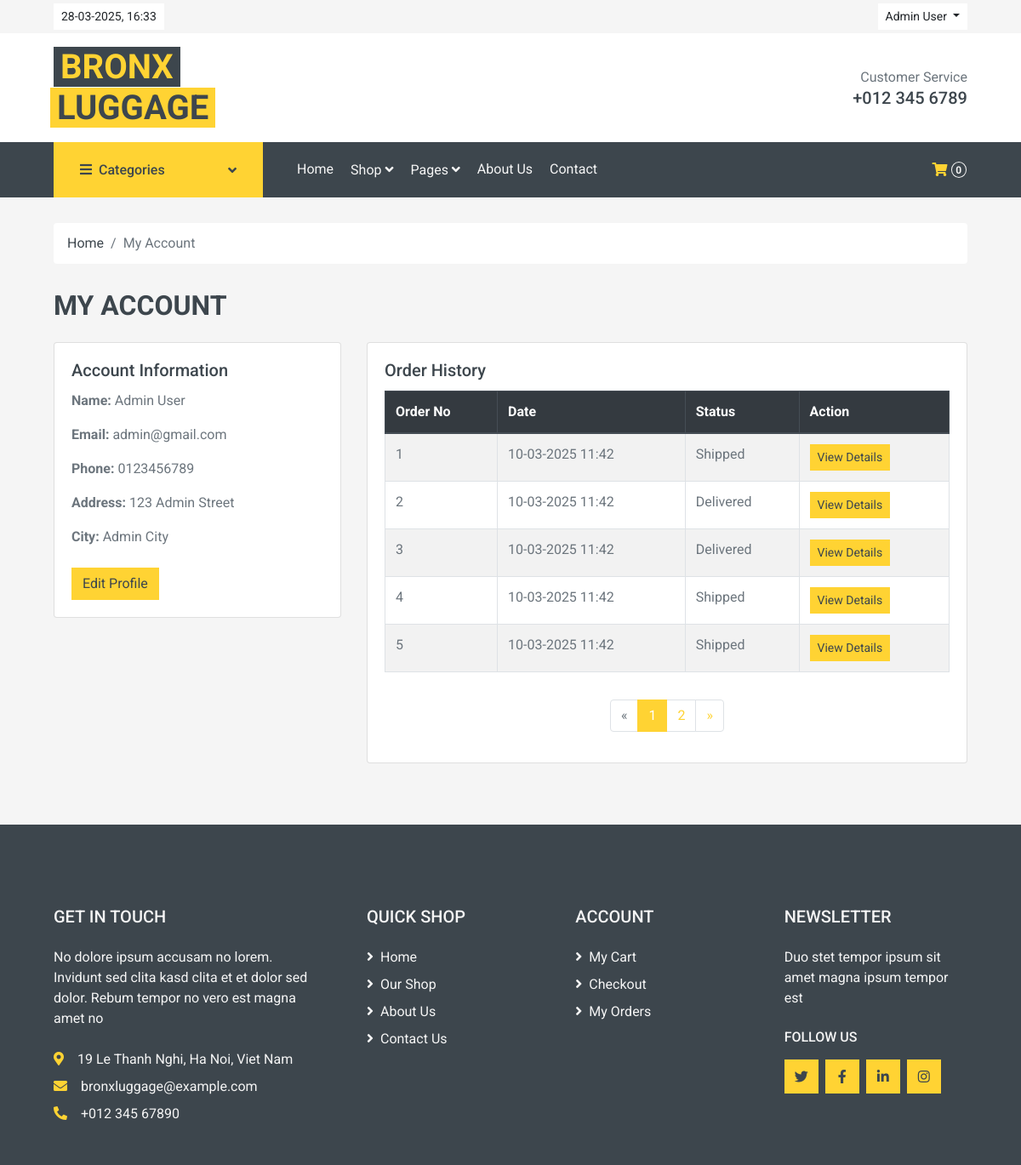
The app's page /pages/account.php (signed in) with its own data.
### tables this page shows
CREATE TABLE users (
    id INT AUTO_INCREMENT PRIMARY KEY,
    name VARCHAR(100) NOT NULL,
    email VARCHAR(100) UNIQUE NOT NULL,
    password VARCHAR(255) NOT NULL,
    phone VARCHAR(20),
    address VARCHAR(255),
    city VARCHAR(100),
    role ENUM('admin', 'customer') DEFAULT 'customer',
    created_at TIMESTAMP DEFAULT CURRENT_TIMESTAMP
);

CREATE TABLE orders (
    id INT AUTO_INCREMENT PRIMARY KEY,
    user_id INT NOT NULL,
    status ENUM('pending', 'processing', 'shipped', 'delivered', 'cancelled') DEFAULT 'pending',
    created_at TIMESTAMP DEFAULT CURRENT_TIMESTAMP,
    FOREIGN KEY (user_id) REFERENCES users(id) ON DELETE CASCADE
);

### pages/account.php (the view, shortened to what this page needs)
<?php
require_once '../functions.php';
$user_id = $_SESSION['user_id'] ?? 0;
$user_email = $_SESSION['email'];
$stmt = $conn->prepare("SELECT id, name, email, phone, address, city FROM users WHERE email = ?");
$stmt->bind_param("s", $user_email);
$stmt->execute();
$user = $stmt->get_result()->fetch_assoc();
$limit = 5;
$page = isset($_GET['page']) ? (int) $_GET['page'] : 1;
$offset = ($page - 1) * $limit;
$count_stmt = $conn->prepare("SELECT COUNT(*) as total FROM orders WHERE user_id = ?");
$count_stmt->bind_param("i", $user_id);
$count_stmt->execute();
$total_orders = $count_stmt->get_result()->fetch_assoc()['total'];
$total_pages = ceil($total_orders / $limit);
$orders_stmt = $conn->prepare("SELECT id, status, created_at FROM orders WHERE user_id = ? ORDER BY created_at DESC LIMIT ? OFFSET ?");
$orders_stmt->bind_param("iii", $user_id, $limit, $offset);
$orders_stmt->execute();
$orders = $orders_stmt->get_result();
?>
<!DOCTYPE html>
<html lang="en">
<head>
    <?php include '../includes/head.php'; ?>
    <link rel="stylesheet" href="https://stackpath.bootstrapcdn.com/bootstrap/4.4.1/css/bootstrap.min.css"
>
</head>
<body>
    <?php include '../includes/topbar.php'; ?>
    <?php include '../includes/navbar.php'; ?>
    <div class="container-fluid">
        <div class="row px-xl-5">
            <div class="col-12">
                <nav class="breadcrumb bg-light mb-30">
                    <a class="breadcrumb-item text-dark" href="../pages/index.php">Home</a>
                    <span class="breadcrumb-item active">My Account</span>
                </nav>
            </div>
        </div>
    </div>
    <div class="container-fluid">
        <div class="row px-xl-5">
            <div class="col-lg-12">
                <h2 class="text-uppercase mb-4">My Account</h2>
                <div class="row">
                    <div class="col-md-4 mb-4">
                        <div class="card">
                            <div class="card-body">
                                <h5 class="card-title">Account Information</h5>
                                <p><strong>Name:</strong> <?= htmlspecialchars($user['name']); ?></p>
                                <p><strong>Email:</strong> <?= htmlspecialchars($user['email']); ?></p>
                                <p><strong>Phone:</strong>
                                    <?= $user['phone'] ? htmlspecialchars($user['phone']) : 'Not provided'; ?></p>
                                <p><strong>Address:</strong>
                                    <?= $user['address'] ? htmlspecialchars($user['address']) : 'Not provided'; ?></p>
                                <p><strong>City:</strong>
                                    <?= $user['city'] ? htmlspecialchars($user['city']) : 'Not provided'; ?></p>
                                <a href="../account/edit_profile.php" class="btn btn-primary mt-2">Edit Profile</a>
                            </div>
                        </div>
                    </div>
                    <div class="col-md-8 mb-4">
                        <div class="card">
                            <div class="card-body">
                                <h5 class="card-title">Order History</h5>
                                <?php if ($orders->num_rows > 0): ?>
                                    <div class="table-responsive">
                                        <table class="table table-bordered table-striped">
                                            <thead class="thead-dark">
                                                <tr>
                                                    <th>Order No</th>
                                                    <th>Date</th>
                                                    <th>Status</th>
                                                    <th>Action</th>
                                                </tr>
                                            </thead>
                                            <tbody>
                                                <?php
                                                $index = ($page - 1) * $limit + 1;
                                                while ($order = $orders->fetch_assoc()): ?>
                                                    <tr>
                                                        <td><?= $index++; ?></td>
                                                        <td><?= date('d-m-Y H:i', strtotime($order['created_at'])); ?></td>
                                                        <td><?= ucfirst($order['status']); ?></td>
                                                        <td><a href="order_detail.php?order_id=<?= $order['id']; ?>"
                                                                class="btn btn-sm btn-primary">View Details</a></td>
                                                    </tr>
                                                <?php endwhile; ?>
                                            </tbody>
                                        </table>
                                    </div>
                                    <nav aria-label="Order History Pagination">
                                        <ul class="pagination justify-content-center mt-3">
                                            <li class="page-item <?= $page <= 1 ? 'disabled' : ''; ?>">
                                                <a class="page-link" href="?page=<?= $page - 1; ?>" aria-label="Previous">
                                                    <span aria-hidden="true">&laquo;</span>
                                                </a>
                                            </li>
                                            <?php for ($i = 1; $i <= $total_pages; $i++): ?>
                                                <li class="page-item <?= $i == $page ? 'active' : ''; ?>">
                                                    <a class="page-link" href="?page=<?= $i; ?>"><?= $i; ?></a>
                                                </li>
                                            <?php endfor; ?>
                                            <li class="page-item <?= $page >= $total_pages ? 'disabled' : ''; ?>">
                                                <a class="page-link" href="?page=<?= $page + 1; ?>" aria-label="Next">
                                                    <span aria-hidden="true">&raquo;</span>
                                                </a>
                                            </li>
                                        </ul>
                                    </nav>
                                <?php else: ?>
                                    <p class="text-muted">No orders yet.</p>
                                <?php endif; ?>
                            </div>
                        </div>
                    </div>
                </div>
            </div>
        </div>
    </div>
    <?php include '../includes/footer.php'; ?>
</body>
</html>

### records on screen
users: name "Admin User", email "admin@gmail.com", phone "0123456789", address "123 Admin Street", city "Admin City"
orders: created_at "10-03-2025 11:42", status "Shipped"
orders: created_at "10-03-2025 11:42", status "Delivered"
orders: created_at "10-03-2025 11:42", status "Delivered"
orders: created_at "10-03-2025 11:42", status "Shipped"
orders: created_at "10-03-2025 11:42", status "Shipped"

### other values on screen
$_SESSION['name'] "Admin User"
$total_products "0"
